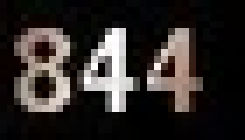
#> input picture captcha/captcha.jpg, 35 x 20 px, shrunk from 45 x 25 before the run (shown 7 times larger)
$ python captchascaner.py
#> lines starting #> are read from the running program, lines starting #| are printed output that depends on the picture; after the words box and inside, x2 and y2 are one past the last pixel; in counts of white or black regions, pixels touching at a corner belong together; pictures that were not available may be replaced by others from this repository, and a replacement may not be noted
#> further down, image is the input picture: PIL image 35x20 RGB; mean R, G, B 47.8, 43, 40.8
import PIL
from PIL import Image

class captcha:
    def __init__(self,image):
        self.number_list=[]
        self.image=Image.open(image)
        self.black_white_filter(self.image)
        self.list_image=self.split(self.image)
        #print(self.list_image)
        self.address_number={'0.jpg':0,'1.jpg':1,'2.jpg':2,'3.jpg':3,'4.jpg':4,'5.jpg':5,
                             '6.jpg':6,'7.jpg':7,'8.jpg':8,'9.jpg':9}
        for image in self.list_image:
            self.get_image(image)


        print(self.number_list)
    def black_white_filter(self,img):
        total=0
        rgb_im = img.convert('RGB')
        (width,heght)=img.size
#> width = 35; heght = 20
        for w in range(width):
            for h in range(heght):
                r, g, b = rgb_im.getpixel((w,h))
                total+=r+g+b
#> after the loop, total = 92115

        average=total/(width*heght)
#> average = 131.6
        for w in range(width):
            for h in range(heght):
                r, g, b = rgb_im.getpixel((w,h))
                if r+g+b>=average:
                    img.putpixel((w,h),(255,255,255))
                else:
                    img.putpixel((w,h),(0,0,0))
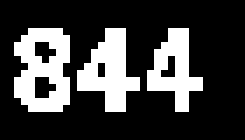
#> img: PIL image 35x20 RGB (shown 7 times larger); 25.1% white in thin lines or dots, all inside (x1, y1, x2, y2) = (2, 4, 29, 16)
    def split(self,img):
        (width,heght)=img.size
#> width = 35; heght = 20
        image_list=[]
        sensor=False
        mylist=[]
        for w in range(width):
            a=0
            for h in range(heght):
                r, g, b = img.getpixel((w,h))
                if r==255:
                    mylist+=[w]
                    a=1
                    sensor=True
            if a==1:
                width1=w
            if a==0 and sensor==True:
                mylist+=[w]
                image=Image.new('RGB',(-mylist[0]+mylist[len(mylist)-1],heght),'#122345')

                for w1 in range(mylist[0],mylist[len(mylist)-1]):
                    for h1 in range(heght):
                        r, g, b = img.getpixel((w1,h1))
                        image.putpixel((w1-mylist[0],h1),(r,g,b))
                image_list+=[image]
                sensor=False
                mylist=[]
#> after the loop, image_list = 3 items; mylist = []
#> in __init__, `self.list_image=self.split(self.image)`: self.list_image = 3 items

        return image_list
#a=split(img)
    def compare(self,img1,img2):
        (width,heght)=img1.size
        for w in range(width):
            for h in range(heght):
                r, g, b = img1.getpixel((w,h))
                r1, g1, b1 = img2.getpixel((w,h))
                if r==r1 and g==g1 and b==b1:
                    a=1
                else:
                    a=0
                    return 0
        return 1
    def get_image(self,image):
        for address in self.address_number:
            image2=Image.open(address)
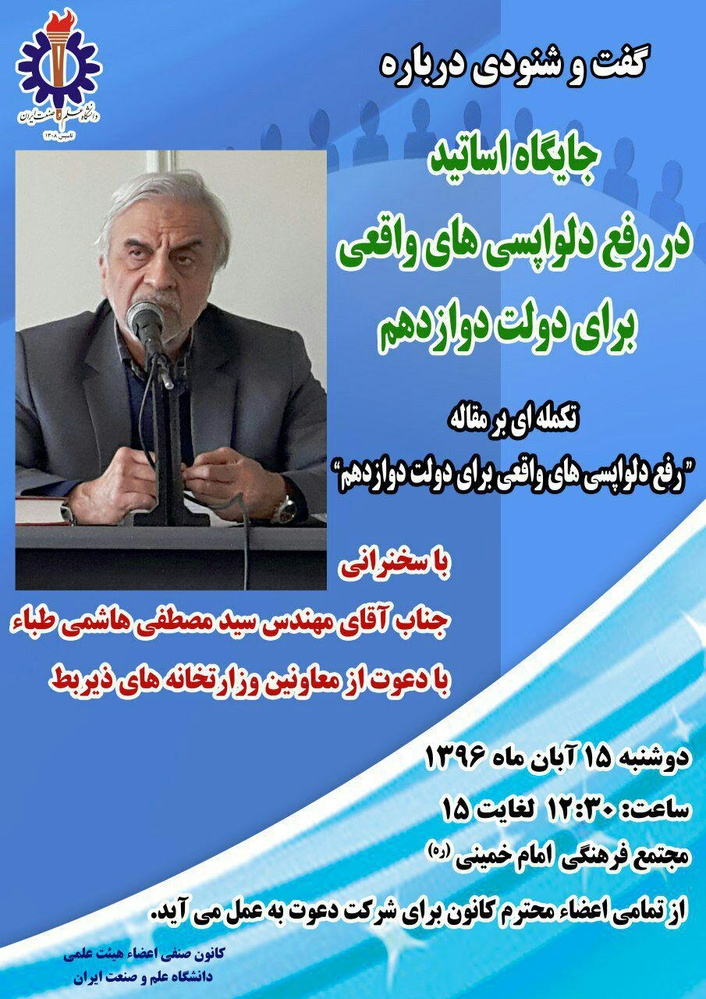
#> input picture New folder (2)/mole.jpg, 706 x 999 px, shrunk from 905 x 1280 before the run, given in place of 0.jpg, which was not available
#> image2 is the input picture: PIL image 706x999 RGB; mean R, G, B 102.2, 146.5, 187.3
            self.black_white_filter(image2)
#> after the loop in black_white_filter (call 2), `for w in range(width):`: total = 307475358
#> in black_white_filter (call 2), `average=total/(width*heght)`: average = 436
#> after the loop in black_white_filter (call 2), `for w in range(width):`:
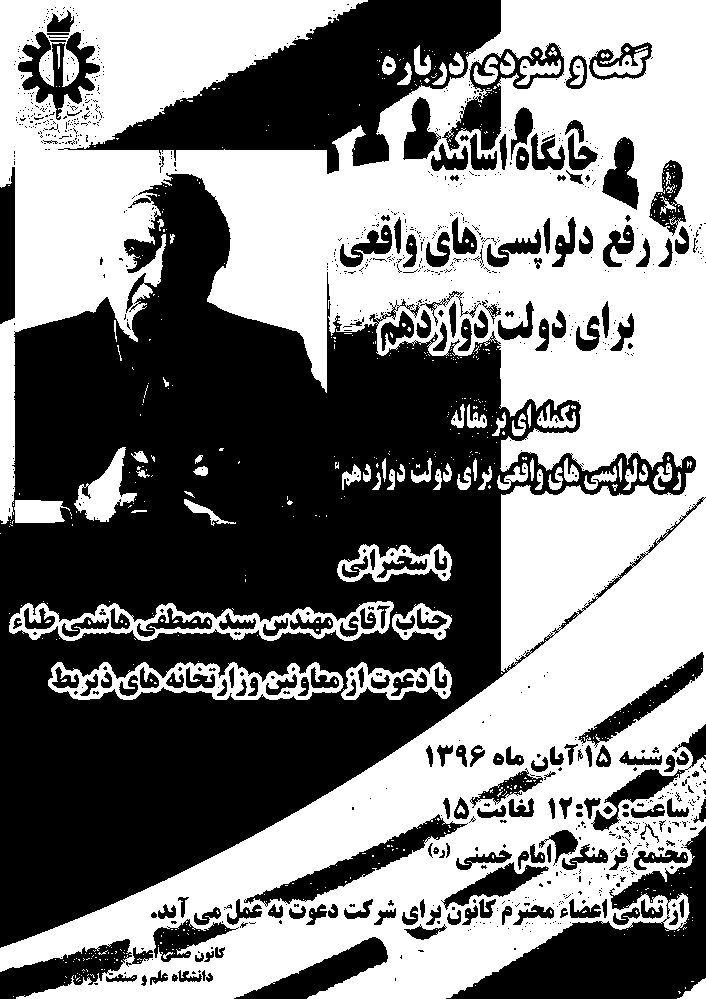
#> img: PIL image 706x999 RGB; 50.2% white; 1051 black regions (846 under 20 px), largest, box (x1, y1, x2, y2) and area: (0, 173, 706, 948) 233511, (58, 0, 501, 174) 31310, (446, 826, 706, 999) 17371
            a=self.compare(image,image2)
#> a = 0
            if a==1:
                self.number_list+=[self.address_number[address]]
                break

image=Image.open('captcha.jpg')
#> (the run stopped early here; a loop or call above may not have finished)
